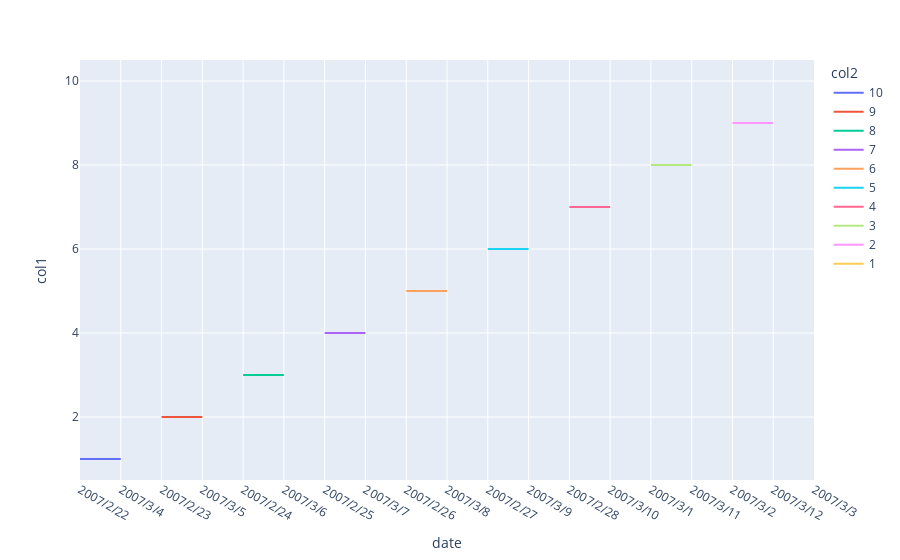

Source (notebook cell):
### Code cell
import plotly.express as px
fig = px.line(df, x=df.index, y='col1', color='col2')
fig .show()

### Figure 1 — Plotly figure (JSON) as saved in the notebook; plotly's stock layout.template omitted (floating-point values rounded to 4 significant figures)
{"data": [{"hovertemplate": "col2=10<br>date=%{x}<br>col1=%{y}<extra></extra>", "legendgroup": "10", "line": {"color": "#636efa", "dash": "solid"}, "marker": {"symbol": "circle"}, "mode": "lines", "name": "10", "orientation": "v", "showlegend": true, "type": "scatter", "x": ["2007/2/22", "2007/3/4"], "xaxis": "x", "y": [1, 1], "yaxis": "y"}, {"hovertemplate": "col2=9<br>date=%{x}<br>col1=%{y}<extra></extra>", "legendgroup": "9", "line": {"color": "#EF553B", "dash": "solid"}, "marker": {"symbol": "circle"}, "mode": "lines", "name": "9", "orientation": "v", "showlegend": true, "type": "scatter", "x": ["2007/2/23", "2007/3/5"], "xaxis": "x", "y": [2, 2], "yaxis": "y"}, {"hovertemplate": "col2=8<br>date=%{x}<br>col1=%{y}<extra></extra>", "legendgroup": "8", "line": {"color": "#00cc96", "dash": "solid"}, "marker": {"symbol": "circle"}, "mode": "lines", "name": "8", "orientation": "v", "showlegend": true, "type": "scatter", "x": ["2007/2/24", "2007/3/6"], "xaxis": "x", "y": [3, 3], "yaxis": "y"}, {"hovertemplate": "col2=7<br>date=%{x}<br>col1=%{y}<extra></extra>", "legendgroup": "7", "line": {"color": "#ab63fa", "dash": "solid"}, "marker": {"symbol": "circle"}, "mode": "lines", "name": "7", "orientation": "v", "showlegend": true, "type": "scatter", "x": ["2007/2/25", "2007/3/7"], "xaxis": "x", "y": [4, 4], "yaxis": "y"}, {"hovertemplate": "col2=6<br>date=%{x}<br>col1=%{y}<extra></extra>", "legendgroup": "6", "line": {"color": "#FFA15A", "dash": "solid"}, "marker": {"symbol": "circle"}, "mode": "lines", "name": "6", "orientation": "v", "showlegend": true, "type": "scatter", "x": ["2007/2/26", "2007/3/8"], "xaxis": "x", "y": [5, 5], "yaxis": "y"}, {"hovertemplate": "col2=5<br>date=%{x}<br>col1=%{y}<extra></extra>", "legendgroup": "5", "line": {"color": "#19d3f3", "dash": "solid"}, "marker": {"symbol": "circle"}, "mode": "lines", "name": "5", "orientation": "v", "showlegend": true, "type": "scatter", "x": ["2007/2/27", "2007/3/9"], "xaxis": "x", "y": [6, 6], "yaxis": "y"}, {"hovertemplate": "col2=4<br>date=%{x}<br>col1=%{y}<extra></extra>", "legendgroup": "4", "line": {"color": "#FF6692", "dash": "solid"}, "marker": {"symbol": "circle"}, "mode": "lines", "name": "4", "orientation": "v", "showlegend": true, "type": "scatter", "x": ["2007/2/28", "2007/3/10"], "xaxis": "x", "y": [7, 7], "yaxis": "y"}, {"hovertemplate": "col2=3<br>date=%{x}<br>col1=%{y}<extra></extra>", "legendgroup": "3", "line": {"color": "#B6E880", "dash": "solid"}, "marker": {"symbol": "circle"}, "mode": "lines", "name": "3", "orientation": "v", "showlegend": true, "type": "scatter", "x": ["2007/3/1", "2007/3/11"], "xaxis": "x", "y": [8, 8], "yaxis": "y"}, {"hovertemplate": "col2=2<br>date=%{x}<br>col1=%{y}<extra></extra>", "legendgroup": "2", "line": {"color": "#FF97FF", "dash": "solid"}, "marker": {"symbol": "circle"}, "mode": "lines", "name": "2", "orientation": "v", "showlegend": true, "type": "scatter", "x": ["2007/3/2", "2007/3/12"], "xaxis": "x", "y": [9, 9], "yaxis": "y"}, {"hovertemplate": "col2=1<br>date=%{x}<br>col1=%{y}<extra></extra>", "legendgroup": "1", "line": {"color": "#FECB52", "dash": "solid"}, "marker": {"symbol": "circle"}, "mode": "lines", "name": "1", "orientation": "v", "showlegend": true, "type": "scatter", "x": ["2007/3/3"], "xaxis": "x", "y": [10], "yaxis": "y"}], "layout": {"legend": {"title": {"text": "col2"}, "tracegroupgap": 0}, "margin": {"t": 60}, "xaxis": {"anchor": "y", "domain": [0, 1], "title": {"text": "date"}}, "yaxis": {"anchor": "x", "domain": [0, 1], "title": {"text": "col1"}}}}
